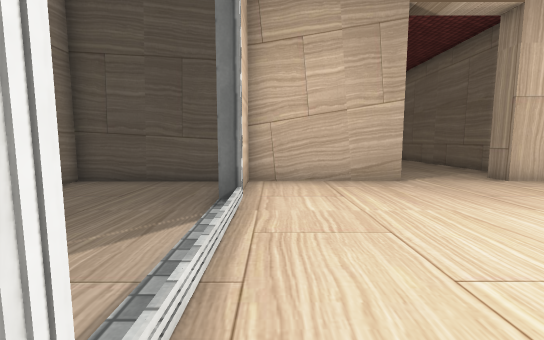
view 1 (above)

16 first-person views from a walk through a Unity game level. The camera is 1.2 m above the floor, tilts 6° down and sees 90° across. The floor is counted in squares, 1 m on a side. Each view is taken from the middle of a square. On the plan, view 1 faces up. The plan holds only what a view shows up to about 13 squares ahead; the rest is blank. The player character is not drawn. Some surface patterns are stand-ins.

view 2
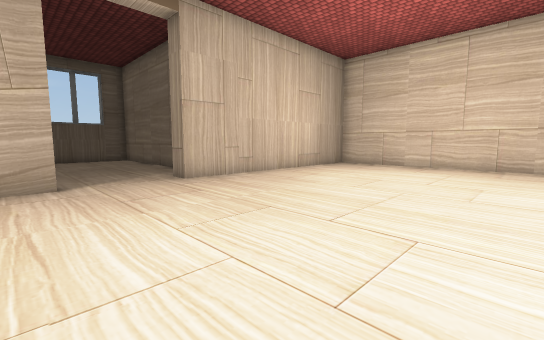

view 3
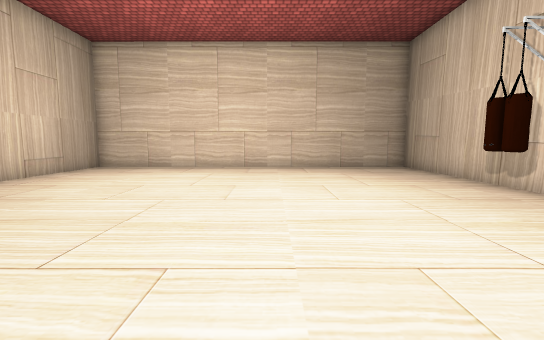

view 4
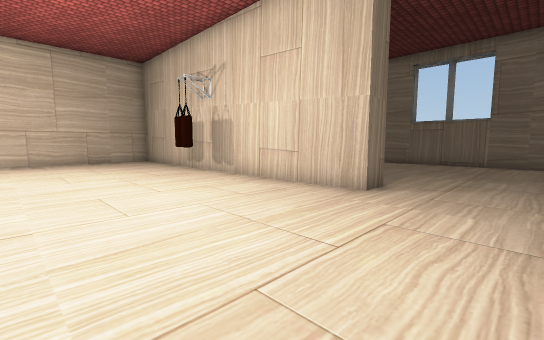

view 5
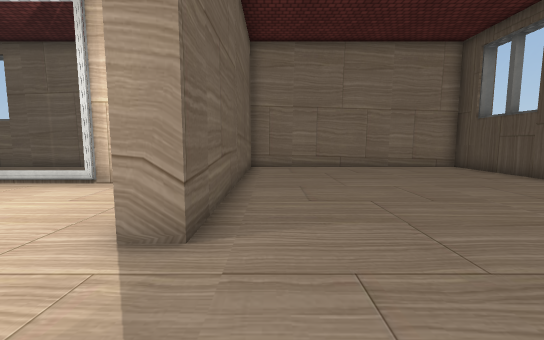

view 6
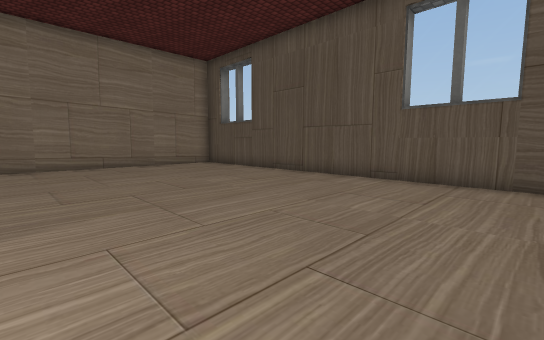

view 7
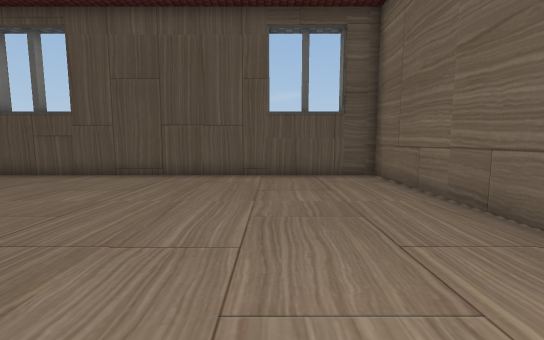

view 8
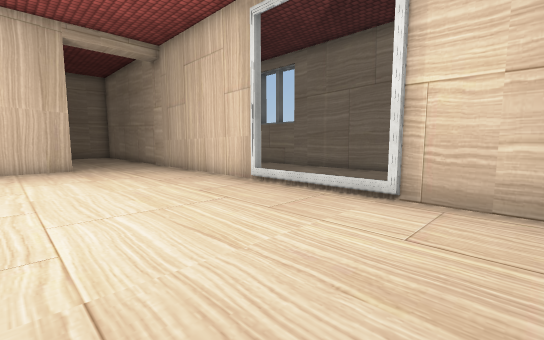

view 9
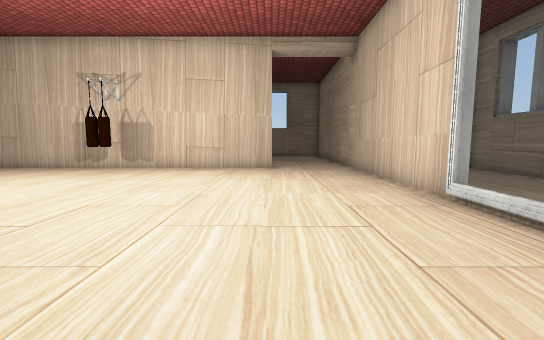

view 10
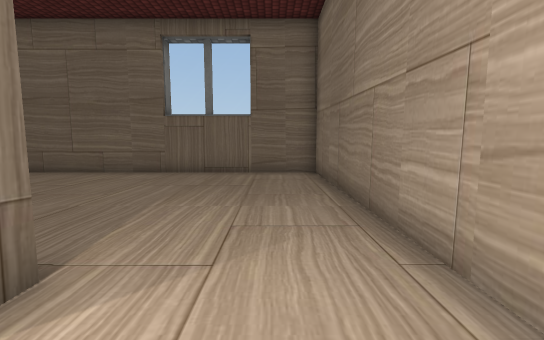

view 11
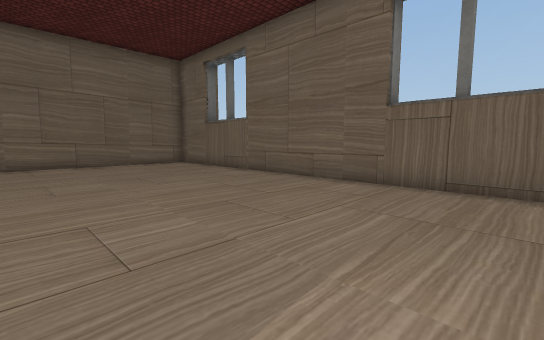

view 12
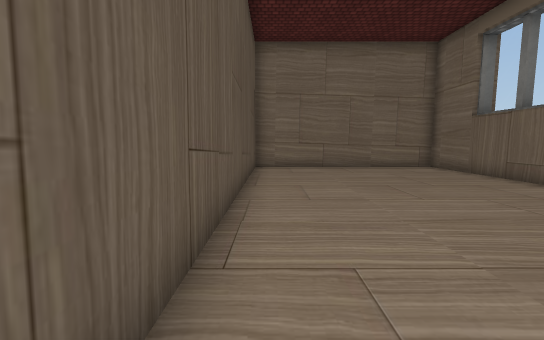

view 13
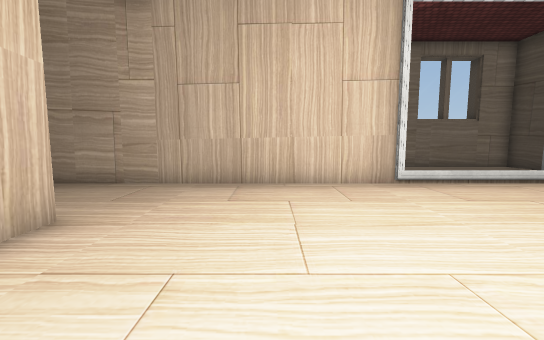

view 14
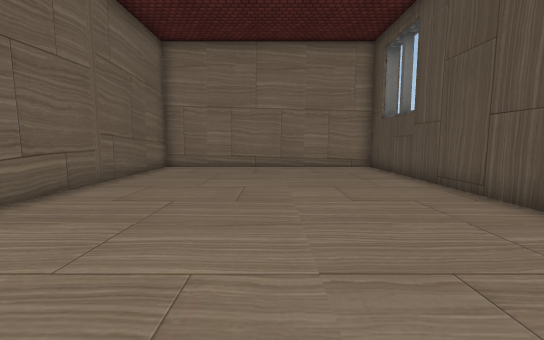

view 15
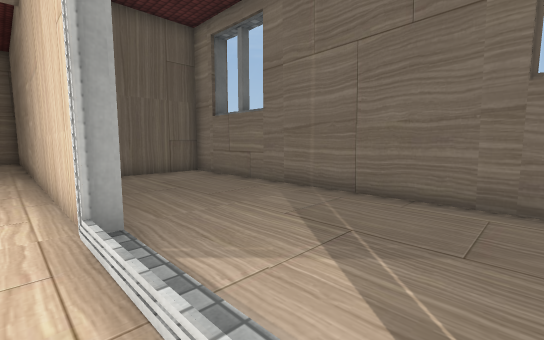

view 16
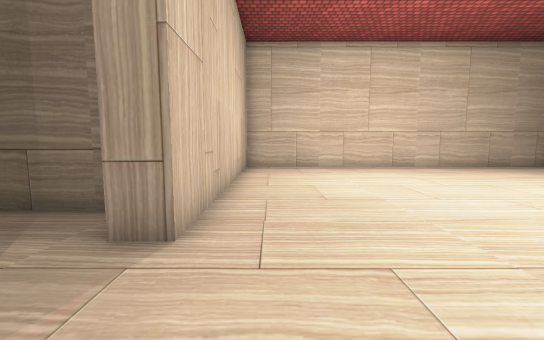

### Floor plan
Key: @ floor where view 1 was taken; # wall or solid block; . floor; = window, fence, low wall or low ledge.
Columns run from 6 left of view 1 to 17 right of it. Each row starts with its distance up from view 1.
 19 ################
 18 #..............#
 17 #..............#
 16 #..............#
 15 #..............#
 14 #..............#
 13 #..............#
 12 #..............#
 11 #..............#
 10 #..............#
  9 ##########....##
  8 ##########....##########
  7 #....#.................#
  6 #....#.................#
  5 #....#.................#
  4 #....=.................#
  3 #....=.................#
  2 #....=.................#
  1 #....=.................#
  0 #....#@................#
 -1 #....#.................#
 -2 #....#.................#
 -3 #....#.................#
 -4 #....#.................#
 -5 #... #.......... ......#
 -6 ######.................#
 -7      #...###############
 -8      #.................#
 -9      #.................#
-10      #.................#
-11      #.................#
-12      #.................#
-13      #.................#
-14      #.................#
-15      #.................#
-16      ###################

Positions as (right, up) in squares from view 1, and headings:
1: (0, 0), facing up
2: (3, 0), facing up-right
3: (4, 0), facing right
4: (0, 0), facing down-right
5: (7, 10), facing left
6: (8, 10), facing up-left
7: (5, 9), facing up
8: (5, 7), facing down-left
9: (3, 6), facing down
10: (1, -5), facing down
11: (2, -8), facing down-right
12: (4, -8), facing right
13: (7, -3), facing left
14: (7, 14), facing left
15: (0, 4), facing down-left
16: (4, 7), facing right
